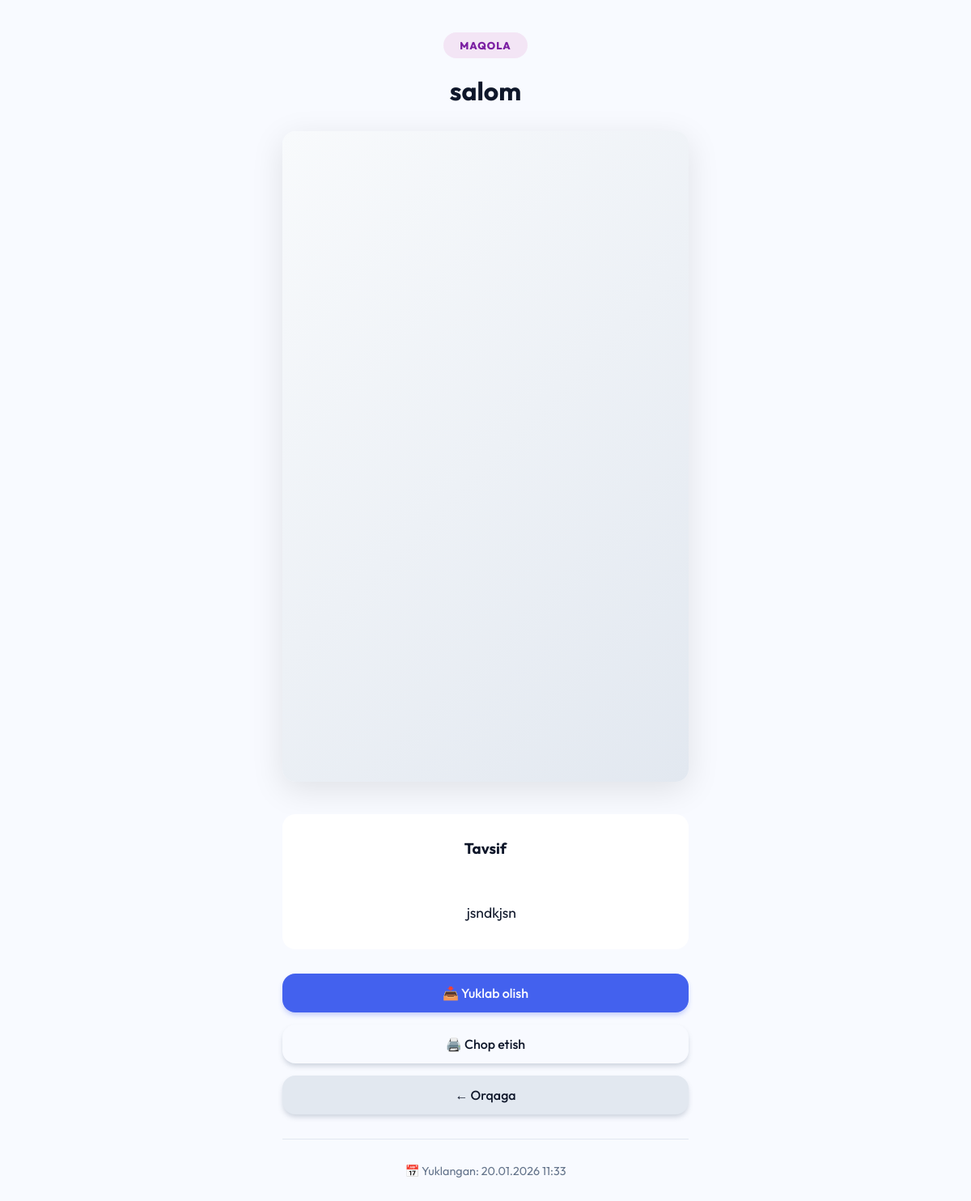
The page /view_article.php?id=2 (signed in) on the database its author committed.
### tables this page shows
CREATE TABLE `articles` (
  `id` int(11) NOT NULL,
  `user_id` int(11) DEFAULT NULL,
  `title` varchar(255) NOT NULL,
  `content` text,
  `file_path` varchar(255) DEFAULT NULL,
  `type` enum('manual','article') NOT NULL,
  `created_at` timestamp NULL DEFAULT CURRENT_TIMESTAMP
);

### view_article.php (the view, shortened to what this page needs)
<?php
require 'config/db.php';
$article_id = isset($_GET['id']) ? intval($_GET['id']) : 0;
$stmt = $pdo->prepare("SELECT * FROM articles WHERE id = ?");
$stmt->execute([$article_id]);
$article = $stmt->fetch();
$is_manual = ($article['type'] == 'manual');
$has_file = !empty($article['file_path']);
$extension = $has_file ? strtolower(pathinfo($article['file_path'], PATHINFO_EXTENSION)) : '';
$is_image = in_array($extension, ['jpg', 'jpeg', 'png', 'gif', 'webp']);
$is_pdf = ($extension === 'pdf');
?>
<!DOCTYPE html>
<html lang="uz">
<head>
    <link rel="stylesheet" href="assets/css/style.css">
</head>
<body>
    <div class="viewer-container">
        <div class="viewer-header">
            <span class="viewer-badge" style="background: <?= $is_manual ? '#e3f2fd' : '#f3e5f5' ?>; color: <?= $is_manual ? '#1976d2' : '#7b1fa2' ?>;">
                <?= $is_manual ? "O'QUV QO'LLANMA" : "MAQOLA" ?>
            </span>
            <h1 class="viewer-title"><?= htmlspecialchars($article['title']) ?></h1>
        </div>
        <?php if ($has_file): ?>
            <div class="file-viewer">
                <?php if ($is_image): ?>
                    <img src="<?= $article['file_path'] ?>" alt="<?= htmlspecialchars($article['title']) ?>">
                <?php elseif ($is_pdf): ?>
                    <iframe src="<?= $article['file_path'] ?>#view=FitH" type="application/pdf"></iframe>
                <?php endif; ?>
            </div>
        <?php endif; ?>
        <?php if (!empty($article['content'])): ?>
            <div class="viewer-content">
                <h3 style="margin-bottom: 20px; color: var(--text-dark);">Tavsif</h3>
                <p style="font-size: 1.1rem; line-height: 1.8; color: var(--text-color); white-space: pre-wrap;">
                    <?= nl2br(htmlspecialchars($article['content'])) ?>
                </p>
            </div>
        <?php endif; ?>
        <div class="viewer-actions">
            <?php if ($has_file): ?>
                <a href="<?= $article['file_path'] ?>" download class="btn" style="background: var(--primary-color);">
                    📥 Yuklab olish
                </a>
                <button onclick="window.print()" class="btn btn-secondary" style="background: var(--secondary-color); color: var(--text-dark);">
                    🖨️ Chop etish
                </button>
            <?php endif; ?>
            <a href="javascript:history.back()" class="btn btn-secondary" style="background: #e2e8f0; color: var(--text-dark);">
                ← Orqaga
            </a>
        </div>
        <div style="text-align: center; margin-top: 30px; padding-top: 30px; border-top: 1px solid var(--border-color);">
            <p style="color: var(--text-light); font-size: 0.9rem;">
                📅 Yuklangan: <?= date('d.m.Y H:i', strtotime($article['created_at'])) ?>
            </p>
        </div>
    </div>
</body>
</html>

### assets/css/style.css (style rules this page uses)
:root { --primary-color: #4361ee; --primary-hover: #3a56d4; --primary-soft: rgba(67, 97, 238, 0.1); --secondary-color: #f8faff; --sidebar-bg: #ffffff; --sidebar-text: #64748b; --sidebar-active: #4361ee; --sidebar-active-bg: rgba(67, 97, 238, 0.08); --text-dark: #0f172a; --text-light: #64748b; --danger: #ef4444; --success: #10b981; --warning: #f59e0b; --white: #ffffff; --border-color: #e2e8f0; --bg-card: #ffffff; --glass-bg: rgba(255, 255, 255, 0.7); --glass-border: rgba(255, 255, 255, 0.3); --shadow-sm: 0 2px 4px rgba(0, 0, 0, 0.02); --shadow-md: 0 10px 15px -3px rgba(0, 0, 0, 0.05); --shadow-lg: 0 20px 25px -5px rgba(0, 0, 0, 0.08); --shadow-premium: 0 20px 40px -10px rgba(67, 97, 238, 0.2); --radius-md: 16px; --radius-lg: 24px; --sidebar-width: 280px; --header-height: 80px; }
* { margin: 0; padding: 0; box-sizing: border-box; font-family: 'Outfit', sans-serif; }
body { background-color: var(--secondary-color); color: var(--text-dark); display: flex; min-height: 100vh; font-size: 16px; }
.btn { display: inline-flex; justify-content: center; align-items: center; padding: 0.875rem 2rem; background: linear-gradient(135deg, var(--primary-color), var(--primary-hover)); color: white; border: none; border-radius: var(--radius-md); cursor: pointer; text-decoration: none; font-size: 1rem; font-weight: 500; transition: all 0.3s ease; width: 100%; box-shadow: 0 4px 6px -1px rgba(67, 97, 238, 0.3); }
.btn-secondary { background: #64748b; box-shadow: 0 4px 6px -1px rgba(100, 116, 139, 0.3); }

### view_article.php (style rules this page uses)
.viewer-container { max-width: 1200px; margin: 0 auto; padding: 40px 20px; }
.viewer-header { text-align: center; margin-bottom: 30px; }
.viewer-badge { display: inline-block; padding: 8px 20px; border-radius: 50px; font-size: 0.8rem; font-weight: 800; text-transform: uppercase; letter-spacing: 1px; margin-bottom: 20px; }
.viewer-title { font-size: 2rem; font-weight: 700; color: var(--text-dark); margin-bottom: 30px; }
.file-viewer { width: 100%; min-height: 600px; background: linear-gradient(135deg, #f8fafc 0%, #e2e8f0 100%); border-radius: 16px; overflow: hidden; margin-bottom: 40px; box-shadow: 0 10px 40px rgba(0, 0, 0, 0.1); }
.file-viewer iframe { width: 100%; height: 800px; border: none; }
.viewer-content { background: var(--bg-card); padding: 30px; border-radius: 16px; margin-bottom: 30px; text-align: center; }
.viewer-actions { display: flex; gap: 15px; justify-content: center; flex-wrap: wrap; }

### rows shown on the page
articles: title "salom", content "jsndkjsn", created_at "20.01.2026 11:33"
